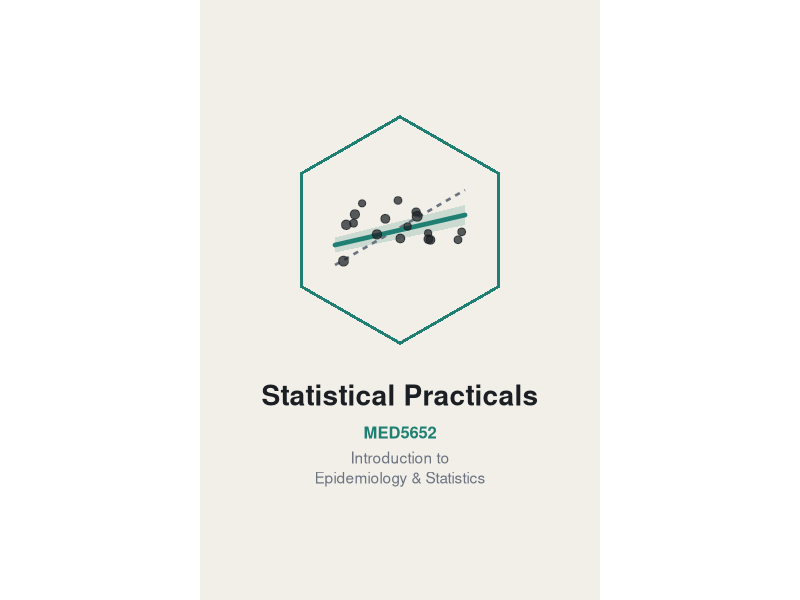

Generate this figure with R:
# Generates images/cover.png: the book cover for IES Statistical Practicals.
# One-off build utility, not sourced by any chapter. Re-run after design changes.

library(ggplot2)
library(tibble)

bg     <- "#F1EFE8"
ink    <- "#1B1F23"
muted  <- "#6B7280"
accent <- "#1E7F72"

# canvas is 8 x 12 (2:3), y increases upward
hex_pts <- function(cx, cy, w, h) {
  tibble(
    x = cx + c(0,  w / 2,  w / 2, 0, -w / 2, -w / 2),
    y = cy + c(h / 2, h / 4, -h / 4, -h / 2, -h / 4, h / 4)
  )
}

hex_cx <- 4
hex_cy <- 7.4
hex_w  <- 4
hex_h  <- hex_w / 0.87

outer_hex <- hex_pts(hex_cx, hex_cy, hex_w, hex_h)
inner_hex <- hex_pts(hex_cx, hex_cy, hex_w * 0.97, hex_h * 0.97)

band <- tibble(
  x = c(2.7, 5.3, 5.3, 2.7),
  y = hex_cy + c(-0.15, 0.5, 0.1, -0.45)
)

crude_line <- tibble(x = c(2.7, 5.3), y = hex_cy + c(-0.7, 0.8))
adjusted_line <- tibble(x = c(2.7, 5.3), y = hex_cy + c(-0.3, 0.3))

# randomly jittered, not hand-placed, so the cloud reads as real data rather
# than points laid neatly along a line. Centred on the adjusted (flatter)
# line's trend, deliberately: the crude line runs steeper than the cloud
# actually supports, which is the whole point of showing both.
set.seed(20260724)
n_pts <- 17
scatter_x <- runif(n_pts, 2.6, 5.4)
adjusted_slope <- diff(adjusted_line$y) / diff(adjusted_line$x)
scatter_trend <- adjusted_line$y[1] + adjusted_slope * (scatter_x - adjusted_line$x[1])
scatter <- tibble(
  x = scatter_x,
  y = pmin(pmax(scatter_trend + rnorm(n_pts, 0, 0.38), hex_cy - 1.05), hex_cy + 1.05),
  size = runif(n_pts, 2.1, 3.1)
)

p <- ggplot() +
  geom_polygon(data = outer_hex, aes(x, y), fill = accent) +
  geom_polygon(data = inner_hex, aes(x, y), fill = bg) +
  geom_polygon(data = band, aes(x, y), fill = accent, alpha = 0.18) +
  geom_line(data = crude_line, aes(x, y), colour = muted, linewidth = 0.9,
            linetype = "22") +
  geom_line(data = adjusted_line, aes(x, y), colour = accent, linewidth = 1.6,
            lineend = "round") +
  geom_point(data = scatter, aes(x, y, size = size), colour = ink, alpha = 0.72) +
  scale_size_identity() +
  annotate("text", x = 4, y = 4.1, label = "Statistical Practicals",
           colour = ink, size = 7.1, fontface = "bold", family = "sans") +
  annotate("text", x = 4, y = 3.35, label = "MED5652",
           colour = accent, size = 4.2, fontface = "bold", family = "sans") +
  annotate("text", x = 4, y = 2.85, label = "Introduction to",
           colour = muted, size = 3.9, family = "sans") +
  annotate("text", x = 4, y = 2.45, label = "Epidemiology & Statistics",
           colour = muted, size = 3.9, family = "sans") +
  coord_fixed(ratio = 1, xlim = c(0, 8), ylim = c(0, 12), expand = FALSE) +
  theme_void() +
  theme(
    plot.background = element_rect(fill = bg, colour = NA),
    panel.background = element_rect(fill = bg, colour = NA)
  )

if (!dir.exists("images")) dir.create("images")
ggsave("images/cover.png", p, width = 4, height = 6, dpi = 300, bg = bg)
